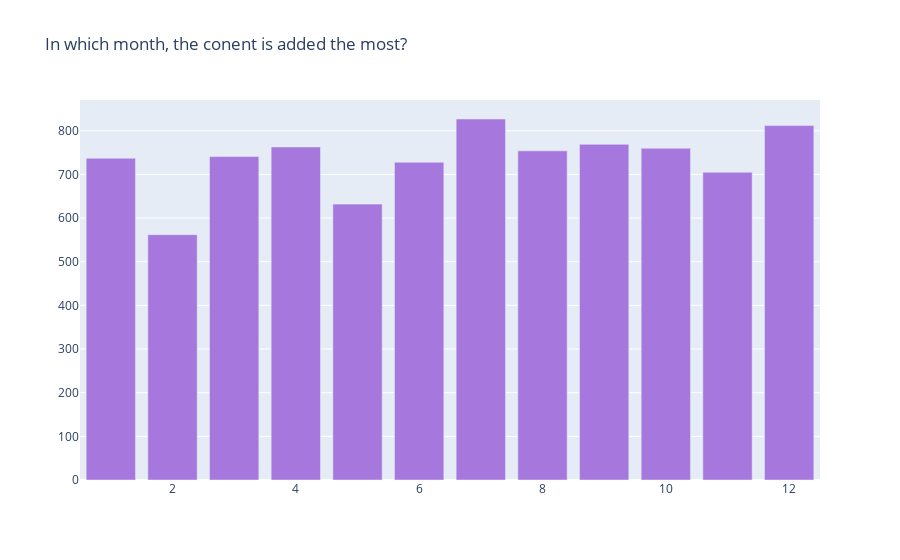

The notebook cell saved with this chart:
### Code cell
col = 'month_added'
vc1 = df[col].value_counts().reset_index()
vc1 = vc1.rename(columns = {col : "count", "index" : col})
vc1['percent'] = vc1['count'].apply(lambda x : 100*x/sum(vc1['count']))
vc1 = vc1.sort_values(col)

trace1 = go.Bar(x=vc1[col], y=vc1["count"], name="TV Shows", marker=dict(color="#a678de"))
data = [trace1]
layout = go.Layout(title="In which month, the conent is added the most?", legend=dict(x=0.1, y=1.1, orientation="h"))
fig = go.Figure(data, layout=layout)
fig.show()

### Figure 1 — Plotly figure (JSON) as saved in the notebook; plotly's stock layout.template omitted (floating-point values rounded to 4 significant figures)
{"data": [{"marker": {"color": "#a678de"}, "name": "TV Shows", "type": "bar", "x": [1, 2, 3, 4, 5, 6, 7, 8, 9, 10, 11, 12], "y": [737, 562, 741, 763, 632, 728, 827, 754, 769, 760, 705, 812]}], "layout": {"legend": {"orientation": "h", "x": 0.1, "y": 1.1}, "title": {"text": "In which month, the conent is added the most?"}}}
